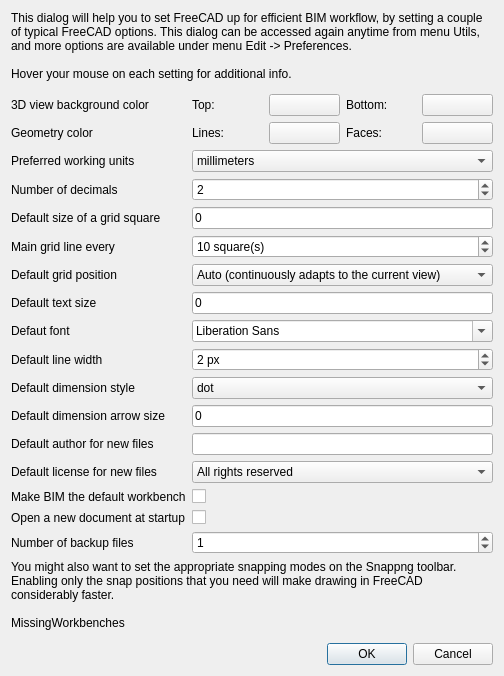
<?xml version="1.0" encoding="UTF-8"?>
<ui version="4.0">
 <class>Dialog</class>
 <widget class="QDialog" name="Dialog">
  <property name="windowModality">
   <enum>Qt::WindowModal</enum>
  </property>
  <property name="geometry">
   <rect>
    <x>0</x>
    <y>0</y>
    <width>504</width>
    <height>676</height>
   </rect>
  </property>
  <property name="windowTitle">
   <string>BIM Setup</string>
  </property>
  <layout class="QVBoxLayout" name="verticalLayout">
   <item>
    <widget class="QLabel" name="label_2">
     <property name="text">
      <string>This dialog will help you to set FreeCAD up for efficient BIM workflow, by setting a couple of typical FreeCAD options. This dialog can be accessed again anytime from menu Utils, and more options are available under menu Edit -&gt; Preferences.</string>
     </property>
     <property name="wordWrap">
      <bool>true</bool>
     </property>
    </widget>
   </item>
   <item>
    <widget class="QLabel" name="label_18">
     <property name="text">
      <string>Hover your mouse on each setting for additional info.</string>
     </property>
    </widget>
   </item>
   <item>
    <layout class="QGridLayout" name="gridLayout">
     <item row="13" column="1">
      <widget class="QComboBox" name="settingLicense">
       <property name="toolTip">
        <string>Optional license you wish to use for new files. Keep &quot;All rights reserved&quot; if you don't wish to use any particular license</string>
       </property>
       <item>
        <property name="text">
         <string>All rights reserved</string>
        </property>
       </item>
       <item>
        <property name="text">
         <string>CC-BY</string>
        </property>
       </item>
       <item>
        <property name="text">
         <string>CC-BY-SA</string>
        </property>
       </item>
       <item>
        <property name="text">
         <string>CC-BY-NC</string>
        </property>
       </item>
       <item>
        <property name="text">
         <string>CC-BY-SA-NC</string>
        </property>
       </item>
       <item>
        <property name="text">
         <string/>
        </property>
       </item>
      </widget>
     </item>
     <item row="15" column="0">
      <widget class="QLabel" name="label_11">
       <property name="text">
        <string>Open a new document at startup</string>
       </property>
      </widget>
     </item>
     <item row="3" column="0">
      <widget class="QLabel" name="label_14">
       <property name="text">
        <string>Number of decimals</string>
       </property>
      </widget>
     </item>
     <item row="8" column="1">
      <widget class="QFontComboBox" name="settingFont">
       <property name="toolTip">
        <string>Default font</string>
       </property>
      </widget>
     </item>
     <item row="6" column="1">
      <widget class="QComboBox" name="settingWP">
       <property name="toolTip">
        <string>Where the grid appears at FreeCAD startup</string>
       </property>
       <item>
        <property name="text">
         <string>Auto (continuously adapts to the current view)</string>
        </property>
       </item>
       <item>
        <property name="text">
         <string>Top (XY)</string>
        </property>
       </item>
       <item>
        <property name="text">
         <string>Front (XZ)</string>
        </property>
       </item>
       <item>
        <property name="text">
         <string>Side (YZ)</string>
        </property>
       </item>
      </widget>
     </item>
     <item row="2" column="0">
      <widget class="QLabel" name="label">
       <property name="text">
        <string>Preferred working units</string>
       </property>
      </widget>
     </item>
     <item row="9" column="1">
      <widget class="QSpinBox" name="settingLinewidth">
       <property name="toolTip">
        <string>Default line width</string>
       </property>
       <property name="suffix">
        <string> px</string>
       </property>
       <property name="value">
        <number>2</number>
       </property>
      </widget>
     </item>
     <item row="4" column="0">
      <widget class="QLabel" name="label_3">
       <property name="text">
        <string>Default size of a grid square</string>
       </property>
      </widget>
     </item>
     <item row="10" column="1">
      <widget class="QComboBox" name="settingDimstyle">
       <property name="toolTip">
        <string>Default dimension style</string>
       </property>
       <item>
        <property name="text">
         <string>dot</string>
        </property>
       </item>
       <item>
        <property name="text">
         <string>arrow</string>
        </property>
       </item>
       <item>
        <property name="text">
         <string>slash</string>
        </property>
       </item>
      </widget>
     </item>
     <item row="6" column="0">
      <widget class="QLabel" name="label_15">
       <property name="text">
        <string>Default grid position</string>
       </property>
      </widget>
     </item>
     <item row="12" column="1">
      <widget class="QLineEdit" name="settingAuthor">
       <property name="toolTip">
        <string>Your name (optional). You can also add your email like this: John Doe &lt;john@doe.com&gt;</string>
       </property>
       <property name="text">
        <string/>
       </property>
      </widget>
     </item>
     <item row="2" column="1">
      <widget class="QComboBox" name="settingUnits">
       <property name="toolTip">
        <string>&lt;html&gt;&lt;head/&gt;&lt;body&gt;&lt;p&gt;The unit you prefer to work with, that will be used everywhere: in dialogs,  measurements and dimensions. However, you can enter any other unit anytime. For example, if you configured FreeCAD to work in millimeters, you can still enter measures as &amp;quot;10m&amp;quot; or &amp;quot;5ft&amp;quot;. You can also change the working unit anytime without causing any modification to your model.&lt;/p&gt;&lt;/body&gt;&lt;/html&gt;</string>
       </property>
       <item>
        <property name="text">
         <string>millimeters</string>
        </property>
       </item>
       <item>
        <property name="text">
         <string>centimeters</string>
        </property>
       </item>
       <item>
        <property name="text">
         <string>meters</string>
        </property>
       </item>
       <item>
        <property name="text">
         <string>inches</string>
        </property>
       </item>
       <item>
        <property name="text">
         <string>architectural</string>
        </property>
       </item>
      </widget>
     </item>
     <item row="14" column="1">
      <widget class="QCheckBox" name="settingWorkbench">
       <property name="toolTip">
        <string>Check this to make FreeCAD start directly in the BIM workbench</string>
       </property>
       <property name="text">
        <string/>
       </property>
      </widget>
     </item>
     <item row="12" column="0">
      <widget class="QLabel" name="label_8">
       <property name="text">
        <string>Default author for new files</string>
       </property>
      </widget>
     </item>
     <item row="7" column="0">
      <widget class="QLabel" name="label_4">
       <property name="text">
        <string>Default text size</string>
       </property>
      </widget>
     </item>
     <item row="8" column="0">
      <widget class="QLabel" name="label_5">
       <property name="text">
        <string>Defaut font</string>
       </property>
      </widget>
     </item>
     <item row="9" column="0">
      <widget class="QLabel" name="label_6">
       <property name="text">
        <string>Default line width</string>
       </property>
      </widget>
     </item>
     <item row="10" column="0">
      <widget class="QLabel" name="label_7">
       <property name="text">
        <string>Default dimension style</string>
       </property>
      </widget>
     </item>
     <item row="14" column="0">
      <widget class="QLabel" name="label_10">
       <property name="text">
        <string>Make BIM the default workbench</string>
       </property>
      </widget>
     </item>
     <item row="15" column="1">
      <widget class="QCheckBox" name="settingNewdocument">
       <property name="toolTip">
        <string>Check this to make FreeCAD start with a new blank document</string>
       </property>
       <property name="text">
        <string/>
       </property>
      </widget>
     </item>
     <item row="16" column="0">
      <widget class="QLabel" name="label_12">
       <property name="text">
        <string>Number of backup files</string>
       </property>
      </widget>
     </item>
     <item row="16" column="1">
      <widget class="QSpinBox" name="settingBackupfiles">
       <property name="toolTip">
        <string>The number of backup files to keep when saving a file</string>
       </property>
       <property name="value">
        <number>1</number>
       </property>
      </widget>
     </item>
     <item row="11" column="0">
      <widget class="QLabel" name="label_16">
       <property name="text">
        <string>Default dimension arrow size</string>
       </property>
      </widget>
     </item>
     <item row="3" column="1">
      <widget class="QSpinBox" name="settingDecimals">
       <property name="toolTip">
        <string>The number of decimals you wish to see used in the interface controls and measurements</string>
       </property>
       <property name="value">
        <number>2</number>
       </property>
      </widget>
     </item>
     <item row="13" column="0">
      <widget class="QLabel" name="label_9">
       <property name="text">
        <string>Default license for new files</string>
       </property>
      </widget>
     </item>
     <item row="4" column="1">
      <widget class="Gui::InputField" name="settingGrid">
       <property name="toolTip">
        <string>This is the size of the smallest square of the grid</string>
       </property>
       <property name="text">
        <string>0 </string>
       </property>
       <property name="unit" stdset="0">
        <string notr="true"/>
       </property>
      </widget>
     </item>
     <item row="7" column="1">
      <widget class="Gui::InputField" name="settingText">
       <property name="toolTip">
        <string>The default size of texts and dimension texts</string>
       </property>
       <property name="text">
        <string>0 </string>
       </property>
       <property name="unit" stdset="0">
        <string notr="true"/>
       </property>
      </widget>
     </item>
     <item row="11" column="1">
      <widget class="Gui::InputField" name="settingArrowsize">
       <property name="toolTip">
        <string>Default dimension arrow size</string>
       </property>
       <property name="text">
        <string>0 </string>
       </property>
       <property name="unit" stdset="0">
        <string notr="true"/>
       </property>
      </widget>
     </item>
     <item row="5" column="0">
      <widget class="QLabel" name="label_17">
       <property name="text">
        <string>Main grid line every</string>
       </property>
      </widget>
     </item>
     <item row="5" column="1">
      <widget class="QSpinBox" name="spinBox">
       <property name="toolTip">
        <string>How many small squares between each main line of the grid</string>
       </property>
       <property name="suffix">
        <string> square(s)</string>
       </property>
       <property name="value">
        <number>10</number>
       </property>
      </widget>
     </item>
     <item row="0" column="0">
      <widget class="QLabel" name="label_19">
       <property name="text">
        <string>3D view background color</string>
       </property>
      </widget>
     </item>
     <item row="0" column="1">
      <layout class="QHBoxLayout" name="horizontalLayout">
       <item>
        <widget class="QLabel" name="label_20">
         <property name="text">
          <string>Top:</string>
         </property>
        </widget>
       </item>
       <item>
        <widget class="Gui::ColorButton" name="colorButtonTop"/>
       </item>
       <item>
        <widget class="QLabel" name="label_21">
         <property name="text">
          <string>Bottom:</string>
         </property>
        </widget>
       </item>
       <item>
        <widget class="Gui::ColorButton" name="colorButtonBottom"/>
       </item>
      </layout>
     </item>
     <item row="1" column="0">
      <widget class="QLabel" name="label_22">
       <property name="text">
        <string>Geometry color</string>
       </property>
      </widget>
     </item>
     <item row="1" column="1">
      <layout class="QHBoxLayout" name="horizontalLayout_2">
       <item>
        <widget class="QLabel" name="label_23">
         <property name="text">
          <string>Lines:</string>
         </property>
        </widget>
       </item>
       <item>
        <widget class="Gui::ColorButton" name="colorButtonLines"/>
       </item>
       <item>
        <widget class="QLabel" name="label_24">
         <property name="text">
          <string>Faces:</string>
         </property>
        </widget>
       </item>
       <item>
        <widget class="Gui::ColorButton" name="colorButtonFaces"/>
       </item>
      </layout>
     </item>
    </layout>
   </item>
   <item>
    <widget class="QLabel" name="label_13">
     <property name="text">
      <string>You might also want to set the appropriate snapping modes on the Snappng toolbar. Enabling only the snap positions that you need will make drawing in FreeCAD considerably faster.</string>
     </property>
     <property name="wordWrap">
      <bool>true</bool>
     </property>
    </widget>
   </item>
   <item>
    <widget class="QLabel" name="labelMissingWorkbenches">
     <property name="text">
      <string>MissingWorkbenches</string>
     </property>
     <property name="wordWrap">
      <bool>true</bool>
     </property>
    </widget>
   </item>
   <item>
    <widget class="QDialogButtonBox" name="buttonBox">
     <property name="orientation">
      <enum>Qt::Horizontal</enum>
     </property>
     <property name="standardButtons">
      <set>QDialogButtonBox::Cancel|QDialogButtonBox::Ok</set>
     </property>
    </widget>
   </item>
  </layout>
 </widget>
 <customwidgets>
  <customwidget>
   <class>Gui::InputField</class>
   <extends>QLineEdit</extends>
   <header>Gui/InputField.h</header>
  </customwidget>
  <customwidget>
   <class>Gui::ColorButton</class>
   <extends>QPushButton</extends>
   <header>Gui/Widgets.h</header>
  </customwidget>
 </customwidgets>
 <resources/>
 <connections>
  <connection>
   <sender>buttonBox</sender>
   <signal>accepted()</signal>
   <receiver>Dialog</receiver>
   <slot>accept()</slot>
   <hints>
    <hint type="sourcelabel">
     <x>248</x>
     <y>254</y>
    </hint>
    <hint type="destinationlabel">
     <x>157</x>
     <y>274</y>
    </hint>
   </hints>
  </connection>
  <connection>
   <sender>buttonBox</sender>
   <signal>rejected()</signal>
   <receiver>Dialog</receiver>
   <slot>reject()</slot>
   <hints>
    <hint type="sourcelabel">
     <x>316</x>
     <y>260</y>
    </hint>
    <hint type="destinationlabel">
     <x>286</x>
     <y>274</y>
    </hint>
   </hints>
  </connection>
 </connections>
</ui>
